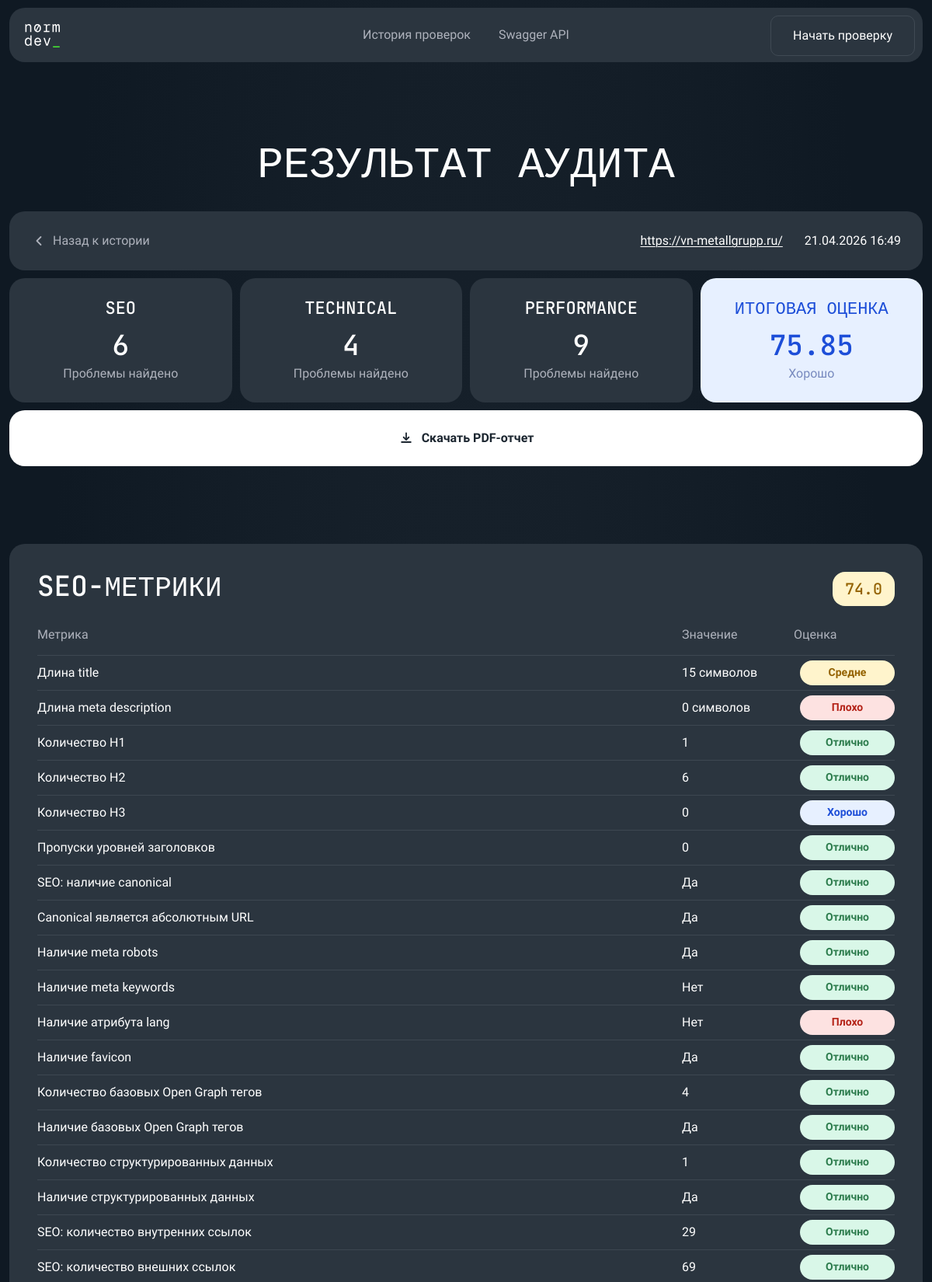
Screenshot of /web/audits/1 (upper part) with the database file from the repository.
### app/models/audit.py (models this page shows)
class Audit(Base):
    __tablename__ = "audits"
    id: Mapped[int] = mapped_column(Integer, primary_key=True, index=True)
    url: Mapped[str] = mapped_column(String(2048), nullable=False, index=True)
    status: Mapped[str] = mapped_column(String(50), nullable=False, default="pending")
    total_score: Mapped[float | None] = mapped_column(Float, nullable=True)
    created_at: Mapped[datetime] = mapped_column(DateTime, default=datetime.utcnow, nullable=False)
    finished_at: Mapped[datetime | None] = mapped_column(DateTime, nullable=True)
    issues = relationship(
        "AuditIssue",
        back_populates="audit",
        cascade="all, delete-orphan"
    )
    metrics = relationship(
        "AuditMetric",
        back_populates="audit",
        cascade="all, delete-orphan"
    )
    reports = relationship(
        "AuditReport",
        back_populates="audit",
        cascade="all, delete-orphan"
    )

### app/models/metric.py (models this page shows)
class AuditMetric(Base):
    __tablename__ = "audit_metrics"
    id: Mapped[int] = mapped_column(Integer, primary_key=True, index=True)
    audit_id: Mapped[int] = mapped_column(ForeignKey("audits.id"), nullable=False, index=True)
    metric_name: Mapped[str] = mapped_column(String(100), nullable=False)
    metric_value: Mapped[float] = mapped_column(Float, nullable=False)
    unit: Mapped[str | None] = mapped_column(String(50), nullable=True)
    audit = relationship("Audit", back_populates="metrics")

### app/api/web.py (the view)
@router.get("/web/audits/{audit_id}", response_class=HTMLResponse)
def web_audit_detail(
    audit_id: int,
    request: Request,
    db: Session = Depends(get_db)
):
    repository = AuditRepository(db)
    audit = repository.get_audit_by_id(audit_id)
    if audit is None:
        raise HTTPException(
            status_code=status.HTTP_404_NOT_FOUND,
            detail="Аудит не найден"
        )
    grouped_issues = group_issues_by_category(audit.issues)
    grouped_metrics = group_metrics_by_category(audit.metrics)
    category_scores = {
        "seo": calculate_category_score(grouped_issues.get("seo", [])),
        "technical": calculate_category_score(grouped_issues.get("technical", [])),
        "performance": calculate_category_score(grouped_issues.get("performance", [])),
    }
    return templates.TemplateResponse(
        request=request,
        name="audit_detail.html",
        context={
            "title": f"Аудит #{audit_id}",
            "audit": audit,
            "grouped_issues": grouped_issues,
            "grouped_metrics": grouped_metrics,
            "category_scores": category_scores,
            "seo_issues_count": len(grouped_issues.get("seo", [])),
            "technical_issues_count": len(grouped_issues.get("technical", [])),
            "performance_issues_count": len(grouped_issues.get("performance", [])),
            "get_category_label": get_category_label,
            "get_metric_display_name": get_metric_display_name,
            "get_metric_severity": get_metric_severity,
            "get_issue_severity_label": get_issue_severity_label,
            "format_metric_value": format_metric_value,
            "get_score_label": get_score_label,
            "get_score_class": get_score_class,
            "format_datetime": format_datetime,
        }
    )

### app/templates/audit_detail.html (shortened to what this page needs)
{% extends "base.html" %}
{% block body_class %}audit-page{% endblock %}
{% block header %}
<header class="audit-header home-header">
    <div class="home-header__inner">
        <a href="/web" class="home-logo" aria-label="Normdev">
        </a>
        <nav class="home-nav" aria-label="Основное меню">
            <a href="/web/history">История проверок</a>
            <a href="/docs">Swagger API</a>
        </nav>
        <a href="/web" class="home-header__cta">Начать проверку</a>
    </div>
</header>
{% endblock %}
{% block main_wrapper_class %}{% endblock %}
{% block main_class %}audit-main{% endblock %}
{% block content %}
{% if audit %}
    <section class="audit-shell">
        <h1 class="audit-title">Результат аудита</h1>
        <section class="audit-top-stack">
            <section class="audit-toolbar">
                <a href="/web/history" class="audit-toolbar__back">
                    <svg width="20" height="20" viewBox="0 0 20 20" fill="none" xmlns="http://www.w3.org/2000/svg" aria-hidden="true">
                        <path d="M12.5 5L7.5 10L12.5 15" stroke="#AEB2BC" stroke-width="1.8" stroke-linecap="round" stroke-linejoin="round"/>
                    </svg>
                    <span>Назад к истории</span>
                </a>
                <div class="audit-toolbar__meta">
                    <a
                        href="{{ audit.url }}"
                        class="audit-toolbar__meta-item audit-toolbar__meta-item--url"
                        target="_blank"
                        rel="noopener noreferrer"
                    >
                        {{ audit.url }}
                    </a>
                    <span class="audit-toolbar__meta-item">{{ format_datetime(audit.created_at) }}</span>
                </div>
            </section>
            <section class="audit-summary-grid">
                <article class="audit-summary-card">
                    <h2>SEO</h2>
                    <div class="audit-summary-card__value">{{ seo_issues_count }}</div>
                    <p>Проблемы найдено</p>
                </article>
                <article class="audit-summary-card">
                    <h2>Technical</h2>
                    <div class="audit-summary-card__value">{{ technical_issues_count }}</div>
                    <p>Проблемы найдено</p>
                </article>
                <article class="audit-summary-card">
                    <h2>Performance</h2>
                    <div class="audit-summary-card__value">{{ performance_issues_count }}</div>
                    <p>Проблемы найдено</p>
                </article>
                {% set total_score_class = get_score_class(audit.total_score, audit.status) %}
                {% set total_score_label = get_score_label(audit.total_score, audit.status) %}
                {% set total_score_value = "-" if audit.status == "failed" or audit.total_score is none else audit.total_score %}
                <article class="audit-summary-card audit-summary-card--total {{ total_score_class }}">
                    <h2>Итоговая оценка</h2>
                    <div class="audit-summary-card__value">{{ total_score_value }}</div>
                    <p>{{ total_score_label }}</p>
                </article>
            </section>
            {% if audit.status == "completed" %}
                <a href="/audits/{{ audit.id }}/report" class="audit-download-button">
                    <span>Скачать PDF-отчет</span>
                </a>
            {% endif %}
        </section>
        <section class="audit-metrics-stack">
            {% for category in ["seo", "technical", "performance"] %}
                <section class="audit-metric-panel">
                    {% set category_score = category_scores[category] %}
                    {% set category_score_class = get_score_class(category_score) %}
                    <div class="audit-metric-panel__head">
                        <h2 class="audit-metric-panel__title">{{ get_category_label(category) }}-метрики</h2>
                        <div class="audit-category-score {{ category_score_class }}">
                            {{ category_score }}
                        </div>
                    </div>
                    {% if grouped_metrics[category] %}
                        <div class="audit-metric-table">
                            <div class="audit-metric-table__head">
                                <span>Метрика</span>
                                <span>Значение</span>
                                <span>Оценка</span>
                            </div>
                            <div class="audit-metric-table__body">
                                {% for metric in grouped_metrics[category] %}
                                    {% set metric_severity = get_metric_severity(metric.metric_name, metric.metric_value) %}
                                    <div class="audit-metric-row">
                                        <span class="audit-metric-row__name">{{ get_metric_display_name(metric.metric_name) }}</span>
                                        <span class="audit-metric-row__value">{{ format_metric_value(metric.metric_name, metric.metric_value, metric.unit) }}</span>
                                        <span class="audit-grade-pill audit-grade-pill--{{ metric_severity if metric_severity else 'excellent' }}">
                                            {% if metric_severity == "high" %}
                                                Плохо
                                            {% elif metric_severity == "medium" %}
                                                Средне
                                            {% elif metric_severity == "low" %}
                                                Хорошо
                                            {% else %}
                                                Отлично
                                            {% endif %}
                                        </span>
                                    </div>
                                {% endfor %}
                            </div>
                        </div>
                    {% else %}
                        <p class="audit-empty-state">Метрики в этой категории отсутствуют.</p>
                    {% endif %}
                </section>
            {% endfor %}
        </section>
    </section>
{% endif %}
{% endblock %}

### rows the page displays
Audit: url "https://vn-metallgrupp.ru/", created_at "21.04.2026 16:49", total_score "75.85"
AuditMetric: metric_name "Длина title", metric_name+metric_value+unit "15 символов", shows "Средне"
AuditMetric: metric_name "Длина meta description", metric_name+metric_value+unit "0 символов", shows "Плохо"
AuditMetric: metric_name "Количество H1", metric_name+metric_value+unit "1", shows "Отлично"
AuditMetric: metric_name "Количество H2", metric_name+metric_value+unit "6", shows "Отлично"
AuditMetric: metric_name "Количество H3", metric_name+metric_value+unit "0", shows "Хорошо"
AuditMetric: metric_name "Пропуски уровней заголовков", metric_name+metric_value+unit "0", shows "Отлично"
AuditMetric: metric_name "SEO: наличие canonical", metric_name+metric_value+unit "Да", shows "Отлично"
AuditMetric: metric_name "Canonical является абсолютным URL", metric_name+metric_value+unit "Да", shows "Отлично"
AuditMetric: metric_name "Наличие meta robots", metric_name+metric_value+unit "Да", shows "Отлично"
AuditMetric: metric_name "Наличие meta keywords", metric_name+metric_value+unit "Нет", shows "Отлично"
AuditMetric: metric_name "Наличие атрибута lang", metric_name+metric_value+unit "Нет", shows "Плохо"
AuditMetric: metric_name "Наличие favicon", metric_name+metric_value+unit "Да", shows "Отлично"
AuditMetric: metric_name "Количество базовых Open Graph тегов", metric_name+metric_value+unit "4", shows "Отлично"
AuditMetric: metric_name "Наличие базовых Open Graph тегов", metric_name+metric_value+unit "Да", shows "Отлично"
AuditMetric: metric_name "Количество структурированных данных", metric_name+metric_value+unit "1", shows "Отлично"
AuditMetric: metric_name "Наличие структурированных данных", metric_name+metric_value+unit "Да", shows "Отлично"
AuditMetric: metric_name "SEO: количество внутренних ссылок", metric_name+metric_value+unit "29", shows "Отлично"
AuditMetric: metric_name "SEO: количество внешних ссылок", metric_name+metric_value+unit "69", shows "Отлично"

### other values shown
{{ seo_issues_count }} "6"
{{ technical_issues_count }} "4"
{{ performance_issues_count }} "9"
{{ total_score_label }} "Хорошо"
{{ get_category_label(category) }} "SEO"
{{ category_score }} "74.0"
